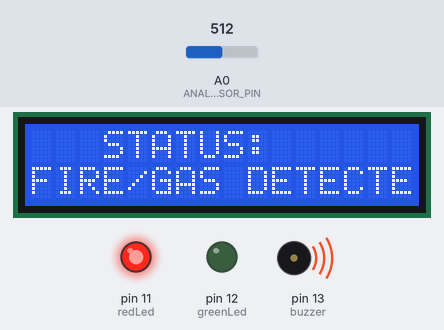
Bench run of a sketch on a simulated Arduino Uno, built with avr-gcc and run on an emulated ATmega328P. On the bench: 16×2 character LCD, output pins drawn as LEDs (lit = HIGH), buzzer (waves = sounding). The inputs (shaded band) are chosen by the test bench; at power-on: A0 (ANALOG_SENSOR_PIN) = 512. The modem accepts every AT command (registered, SIM ready, sends succeed) and sends nothing else; what the sketch prints to the serial monitor is not drawn.

Above: at 1.5 s.
1.6 s: A0 (ANALOG_SENSOR_PIN) set to 53
6.2 s: A0 (ANALOG_SENSOR_PIN) set to 46
At 8.0 s:
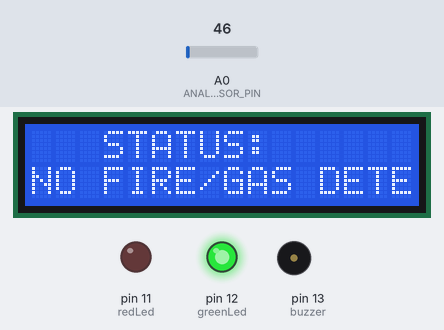
8.3 s: A0 (ANALOG_SENSOR_PIN) set to 122
At 10.1 s:
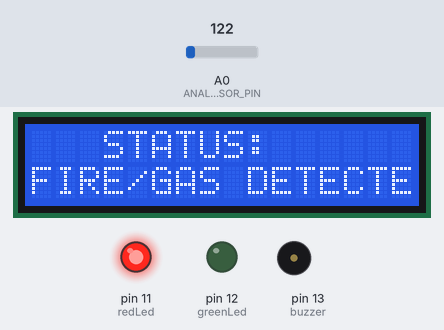
12.9 s: A0 (ANALOG_SENSOR_PIN) set to 40
At 13.48 s:
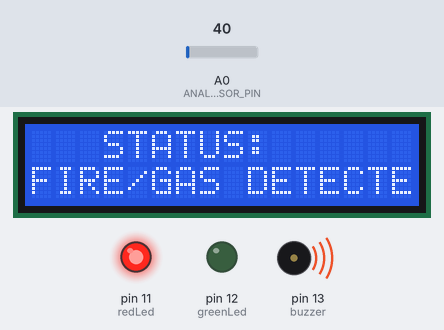
15.1 s: A0 (ANALOG_SENSOR_PIN) set to 60
At 17.3 s:
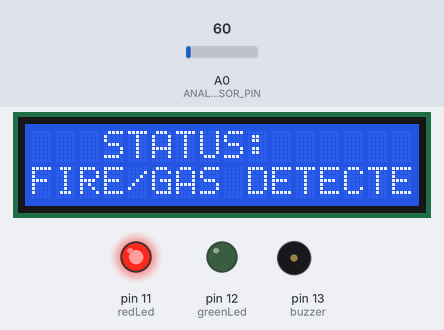
Timing chart, 0 to 20.7 s (numbered marks = the images above; inputs shaded):
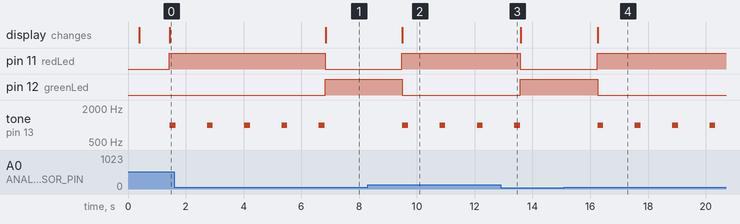

The sketch:

SMOKE_GAS_DETECTION_SYSTEM.ino
```cpp
#include<SoftwareSerial.h>
#include <Wire.h>
#include <LiquidCrystal_I2C.h>

LiquidCrystal_I2C lcd(0x20,20,4);  // set the LCD address to 0x27 for a 16 chars and 2 line display


// Define the pins for the GSM module
#define GSM_TX_PIN 10
#define GSM_RX_PIN 11
//Define the pins for the led,buzzer,
int redLed = 11;
int greenLed = 12;
int buzzer = 13;

// Define the analog sensor pin
#define ANALOG_SENSOR_PIN A0


// Set the baud rate for the GSM module
#define GSM_BAUD_RATE 9600

// Set the threshold value for data transmission
#define THRESHOLD 50
//int sensorThres = 1;

// Initialize the GSM module
SoftwareSerial gsmSerial(GSM_TX_PIN, GSM_RX_PIN);

void setup() {
   lcd.init();                      // initialize the lcd
  // Print a message to the LCD.
  lcd.backlight();
  lcd.setCursor(0,0);
  lcd.print("FIRE/GAS DETECTED");
  // Start serial communication for debugging
lcd.begin(16, 2);
Serial.begin(9600);
pinMode(redLed, OUTPUT);
pinMode(greenLed,OUTPUT);
pinMode(buzzer, OUTPUT);

  // Start GSM serial communication
  gsmSerial.begin(GSM_BAUD_RATE);

  // Set the GSM module to text mode
  gsmSerial.write("AT+CMGF=1\r\n");
  delay(200);

  // Print a message to indicate the setup is complete
  Serial.println("System Ready!");
}

void loop() {
  // Read the analog sensor value
  int sensorValue = analogRead(ANALOG_SENSOR_PIN);
  Serial.print("STATUS: ");
  lcd.setCursor(3,0);
  lcd.print("STATUS: ");
  //lcd.print(sensorValue);

  // Convert the analog value to a string
 String dataToSend1 = String("FIRE/GAS DET");
 String dataToSend = String(sensorValue);


  // Check if the value exceeds the threshold for transmission
  if (sensorValue > THRESHOLD) {
    // Send the data via GSM module
    sendSMS(dataToSend1);
    sendSMS(dataToSend);
    digitalWrite(redLed, HIGH);
    lcd.setCursor(0,1);
    lcd.print("FIRE/GAS DETECTED");
    digitalWrite(greenLed, LOW);
    tone(buzzer, 1000, 200);


     // Print the data to the serial monitor

    Serial.println( dataToSend1);
    Serial.println("Sensor Value: " + dataToSend);

  }
  else
{
digitalWrite(redLed, LOW);
digitalWrite(greenLed, HIGH);
Serial.println("NO FIREE/GAS DETECTED!");
lcd.setCursor(0,1);
lcd.print("NO FIRE/GAS DETECTED");
noTone(buzzer);

}

  // Wait for a moment before reading the sensor again
  delay(200);
}

void sendSMS(String message) {
  // Command to set the recipient phone number
  gsmSerial.write("AT+CMGS=\"+1234567890\"\r\n");
  delay(200);

  // Send the message
  gsmSerial.print(message);
  delay(200);

  // Send the CTRL+Z escape character to indicate the end of the message
  gsmSerial.write((char)26);
  delay(100);

  // Print a message to indicate successful data transmission
  Serial.println("Data sent: " + message);
}
```

Measured:
- the behaviour switches between 51 and 50 on A0 (ANALOG_SENSOR_PIN) (found by bisection; images 0 and 1)
- after the input at 6.2 s, pin 11 (redLed): HIGH → LOW after 0.62 s; pin 12 (greenLed): LOW → HIGH after 0.62 s; tone on pin 13 (buzzer): goes on until 6.8 s, then stays silent; the display: changes after 0.64 s (image 1)
- after the input at 8.3 s, pin 11 (redLed): LOW → HIGH after 1.2 s; pin 12 (greenLed): HIGH → LOW after 1.2 s; tone on pin 13 (buzzer): alternates 1000 Hz for 0.20 s and silent for 1.1 s, starting after 1.2 s; the display: changes after 1.2 s (image 2)
- after the input at 12.9 s, pin 11 (redLed): HIGH → LOW after 0.68 s; pin 12 (greenLed): LOW → HIGH after 0.68 s; tone on pin 13 (buzzer): goes on until 13.6 s, then stays silent
- after the input at 15.1 s, pin 11 (redLed): LOW → HIGH after 1.1 s; pin 12 (greenLed): HIGH → LOW after 1.2 s; tone on pin 13 (buzzer): alternates 1000 Hz for 0.20 s and silent for 1.1 s, starting after 1.2 s; the display: changes after 1.2 s (image 4)
- by itself, tone on pin 13 (buzzer): alternates 1000 Hz for 0.20 s and silent for 1.1 s
